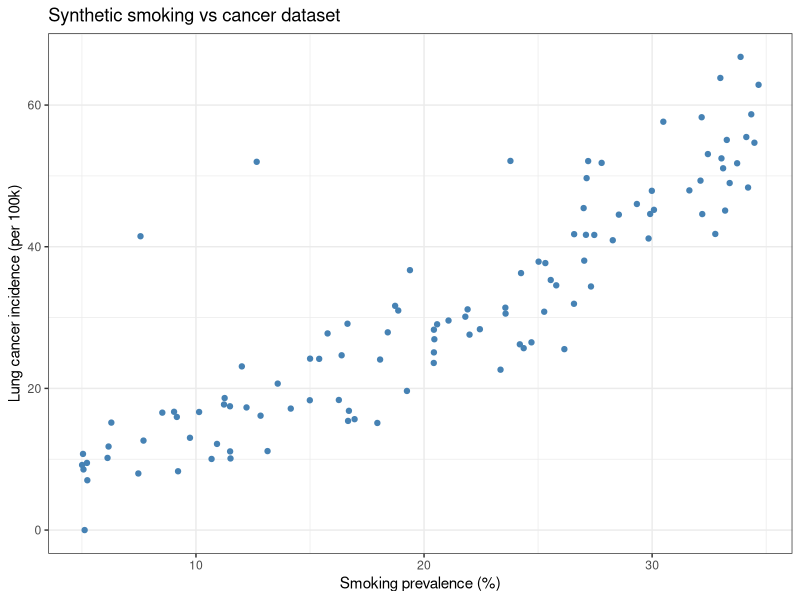

Write R code to recreate this figure. (Note: this script raises an error after producing the figure.)
# simulate_smoking_analysis_list.R
#
# Author: Bob Verity
# Date: 2025-09-29
#
# Inputs: (none)
#
# Saved files:
#   - data/smoking_analysis_list.rda
#
# Purpose:
#   Simulate a small dataset suitable for simple linear regression, fit an lm,
#   and package everything into a single list:
#     - data:           data.frame with x ~ y that is approximately linear but imperfect
#     - summary_stats:  simple numeric summaries (means/SDs) for key variables
#     - fit:            lm(y ~ x) object (used to show limitations/diagnostics)
#
# ------------------------------------------------------------------

library(tidyverse)
library(here)

set.seed(42)

## -----------------------
## Simulate "almost-linear" data
## -----------------------
n <- 110

# Explanatory variable (e.g., smoking prevalence, % of population)
x <- sort(runif(n, min = 5, max = 35))

# True signal with small deviations from linearity:
# - slight quadratic curvature
# - mild wavy component
true_mu <- 2 + 0.9 * x + 0.02 * x^2 + 1.2 * sin(2 * pi * x / 25)

# Heteroskedastic noise: variance increases with x
sd_eps <- 3 + 0.15 * x

# Observed response (e.g., lung cancer incidence per 100k)
y <- true_mu + rnorm(n, mean = 0, sd = sd_eps)

# Inject a couple of outliers to make the fit visibly imperfect
out_idx <- sample(seq_len(n), size = 2)
y[out_idx] <- y[out_idx] + c(25, 35)

# Keep values non-negative
y <- pmax(y, 0)

# Assemble data frame
data <- data.frame(
  smoking_prev = x,              # %
  lung_cancer_incidence = y      # per 100k (synthetic)
)

# quick exploratory plot (optional)
data |>
  ggplot(aes(x = smoking_prev, y = lung_cancer_incidence)) +
  geom_point(color = "steelblue") +
  labs(x = "Smoking prevalence (%)",
       y = "Lung cancer incidence (per 100k)",
       title = "Synthetic smoking vs cancer dataset") +
  theme_bw()

## -----------------------
## Summary stats (second element)
## -----------------------
summary_stats <- c(
  smoking_prev_mean           = mean(data$smoking_prev),
  smoking_prev_sd             = sd(data$smoking_prev),
  lung_cancer_incidence_mean  = mean(data$lung_cancer_incidence),
  lung_cancer_incidence_sd    = sd(data$lung_cancer_incidence)
)

## -----------------------
## Fit a simple linear model (third element)
## -----------------------
fit <- lm(lung_cancer_incidence ~ smoking_prev, data = data)

## -----------------------
## Bundle into a single list
## -----------------------
smoking_analysis_list <- list(
  data          = data,
  summary_stats = summary_stats,
  fit           = fit
)

## -----------------------
## Save to package data/
## -----------------------
save(smoking_analysis_list,
     file = here::here("data", "smoking_analysis_list.rda"),
     compress = "bzip2")
